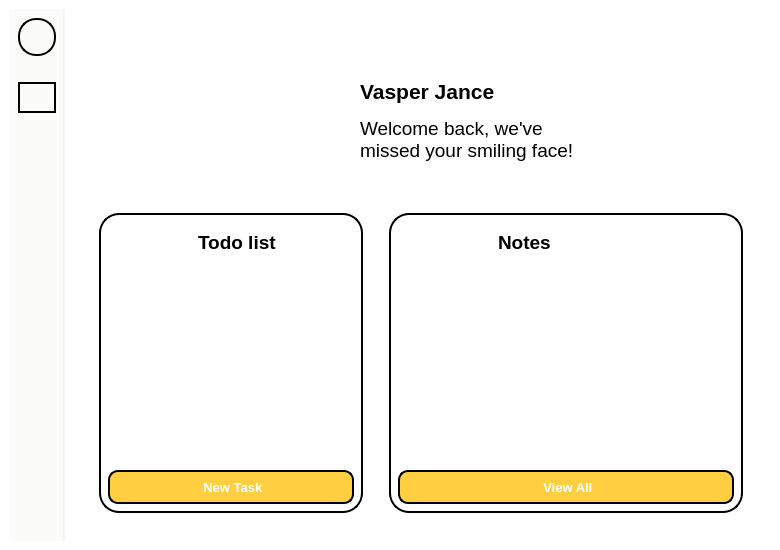
<?xml version="1.0" encoding="UTF-8"?>
<ui version="4.0">
 <class>MainWindow</class>
 <widget class="QMainWindow" name="MainWindow">
  <property name="geometry">
   <rect>
    <x>0</x>
    <y>0</y>
    <width>780</width>
    <height>550</height>
   </rect>
  </property>
  <property name="minimumSize">
   <size>
    <width>780</width>
    <height>550</height>
   </size>
  </property>
  <property name="windowTitle">
   <string>MainWindow</string>
  </property>
  <property name="styleSheet">
   <string notr="true">padding: 0px;
border: 0px;
background-color: white;</string>
  </property>
  <widget class="QWidget" name="centralwidget">
   <layout class="QHBoxLayout" name="horizontalLayout">
    <item>
     <widget class="QWidget" name="widget" native="true">
      <property name="styleSheet">
       <string notr="true">max-width: 54px;
background-color: #FBFBFA;
border-right: 2px solid #F5F5F4;
padding: 0px;
margin: 0px;</string>
      </property>
      <layout class="QVBoxLayout" name="verticalLayout_2">
       <item>
        <widget class="QLabel" name="label_12">
         <property name="font">
          <font>
           <pointsize>10</pointsize>
           <weight>75</weight>
           <bold>true</bold>
          </font>
         </property>
         <property name="styleSheet">
          <string notr="true">min-height: 34px;
max-height: 34px;
min-width: 34px;
max-width: 34px;
border: 2px solid black;
border-radius: 18px;</string>
         </property>
         <property name="text">
          <string/>
         </property>
         <property name="pixmap">
          <pixmap>../Image/icon.png</pixmap>
         </property>
         <property name="scaledContents">
          <bool>true</bool>
         </property>
         <property name="alignment">
          <set>Qt::AlignCenter</set>
         </property>
        </widget>
       </item>
       <item>
        <widget class="QLabel" name="label_5">
         <property name="styleSheet">
          <string notr="true">border: 0px;</string>
         </property>
         <property name="text">
          <string/>
         </property>
        </widget>
       </item>
       <item>
        <widget class="QLabel" name="label_2">
         <property name="font">
          <font>
           <pointsize>10</pointsize>
           <weight>75</weight>
           <bold>true</bold>
          </font>
         </property>
         <property name="styleSheet">
          <string notr="true">max-height: 22px;
border: 2px solid black;
padding: 6px;
border-radius: 18px;</string>
         </property>
         <property name="text">
          <string/>
         </property>
         <property name="pixmap">
          <pixmap>../Image/home_a.png</pixmap>
         </property>
         <property name="scaledContents">
          <bool>true</bool>
         </property>
         <property name="alignment">
          <set>Qt::AlignCenter</set>
         </property>
        </widget>
       </item>
       <item>
        <widget class="QLabel" name="label_3">
         <property name="font">
          <font>
           <pointsize>10</pointsize>
           <weight>75</weight>
           <bold>true</bold>
          </font>
         </property>
         <property name="styleSheet">
          <string notr="true">QLabel{
	max-height: 22px;
	border: 2px solid #FBFBFA;
	padding: 6px;
	border-radius: 18px;
}

QLabel:hover{
	max-height: 22px;
	border: 2px solid gray;
	padding: 6px;
	border-radius: 18px;
}</string>
         </property>
         <property name="text">
          <string/>
         </property>
         <property name="pixmap">
          <pixmap>../Image/notes_d.png</pixmap>
         </property>
         <property name="scaledContents">
          <bool>true</bool>
         </property>
         <property name="alignment">
          <set>Qt::AlignCenter</set>
         </property>
        </widget>
       </item>
       <item>
        <widget class="QLabel" name="label_4">
         <property name="font">
          <font>
           <pointsize>10</pointsize>
           <weight>75</weight>
           <bold>true</bold>
          </font>
         </property>
         <property name="styleSheet">
          <string notr="true">QLabel{
	max-height: 22px;
	border: 2px solid #FBFBFA;
	padding: 6px;
	border-radius: 18px;
}

QLabel:hover{
	max-height: 22px;
	border: 2px solid gray;
	padding: 6px;
	border-radius: 18px;
}</string>
         </property>
         <property name="text">
          <string/>
         </property>
         <property name="pixmap">
          <pixmap>../Image/chat_d.png</pixmap>
         </property>
         <property name="scaledContents">
          <bool>true</bool>
         </property>
         <property name="alignment">
          <set>Qt::AlignCenter</set>
         </property>
        </widget>
       </item>
       <item>
        <widget class="QLabel" name="label_14">
         <property name="font">
          <font>
           <pointsize>10</pointsize>
           <weight>75</weight>
           <bold>true</bold>
          </font>
         </property>
         <property name="styleSheet">
          <string notr="true">QLabel{
	max-height: 22px;
	border: 2px solid #FBFBFA;
	padding: 6px;
	border-radius: 18px;
}

QLabel:hover{
	max-height: 22px;
	border: 2px solid gray;
	padding: 6px;
	border-radius: 18px;
}</string>
         </property>
         <property name="text">
          <string/>
         </property>
         <property name="pixmap">
          <pixmap>../Image/search_d.png</pixmap>
         </property>
         <property name="scaledContents">
          <bool>true</bool>
         </property>
         <property name="alignment">
          <set>Qt::AlignCenter</set>
         </property>
        </widget>
       </item>
       <item>
        <spacer name="verticalSpacer">
         <property name="orientation">
          <enum>Qt::Vertical</enum>
         </property>
         <property name="sizeHint" stdset="0">
          <size>
           <width>20</width>
           <height>40</height>
          </size>
         </property>
        </spacer>
       </item>
       <item>
        <widget class="QLabel" name="label_6">
         <property name="font">
          <font>
           <pointsize>10</pointsize>
           <weight>75</weight>
           <bold>true</bold>
          </font>
         </property>
         <property name="styleSheet">
          <string notr="true">QLabel{
	max-height: 22px;
	border: 2px solid #FBFBFA;
	padding: 6px;
	border-radius: 18px;
}

QLabel:hover{
	max-height: 22px;
	border: 2px solid gray;
	padding: 6px;
	border-radius: 18px;
}</string>
         </property>
         <property name="text">
          <string/>
         </property>
         <property name="pixmap">
          <pixmap>../Image/about_b.png</pixmap>
         </property>
         <property name="scaledContents">
          <bool>true</bool>
         </property>
         <property name="alignment">
          <set>Qt::AlignCenter</set>
         </property>
        </widget>
       </item>
       <item>
        <widget class="QLabel" name="label_13">
         <property name="font">
          <font>
           <pointsize>10</pointsize>
           <weight>75</weight>
           <bold>true</bold>
          </font>
         </property>
         <property name="styleSheet">
          <string notr="true">QLabel{
	max-height: 22px;
	border: 2px solid #FBFBFA;
	padding: 6px;
	border-radius: 18px;
}

QLabel:hover{
	max-height: 22px;
	border: 2px solid gray;
	padding: 6px;
	border-radius: 18px;
}</string>
         </property>
         <property name="text">
          <string/>
         </property>
         <property name="pixmap">
          <pixmap>../Image/log_out.png</pixmap>
         </property>
         <property name="scaledContents">
          <bool>true</bool>
         </property>
         <property name="alignment">
          <set>Qt::AlignCenter</set>
         </property>
        </widget>
       </item>
      </layout>
     </widget>
    </item>
    <item>
     <widget class="QWidget" name="widget_2" native="true">
      <property name="styleSheet">
       <string notr="true">padding: 0px;
border: 0px;</string>
      </property>
      <layout class="QVBoxLayout" name="verticalLayout">
       <item>
        <widget class="QWidget" name="widget_5" native="true">
         <property name="styleSheet">
          <string notr="true">margin-top: 20px;
min-height: 150px;
max-height: 150px;</string>
         </property>
         <layout class="QHBoxLayout" name="horizontalLayout_2">
          <item>
           <spacer name="horizontalSpacer">
            <property name="orientation">
             <enum>Qt::Horizontal</enum>
            </property>
            <property name="sizeHint" stdset="0">
             <size>
              <width>40</width>
              <height>20</height>
             </size>
            </property>
           </spacer>
          </item>
          <item>
           <widget class="QLabel" name="label_7">
            <property name="styleSheet">
             <string notr="true">max-width: 120px;
min-width: 120px;
max-height: 120px;
min-height: 120px;</string>
            </property>
            <property name="text">
             <string/>
            </property>
            <property name="pixmap">
             <pixmap>../Image/welcome.png</pixmap>
            </property>
            <property name="scaledContents">
             <bool>true</bool>
            </property>
           </widget>
          </item>
          <item>
           <widget class="QWidget" name="widget_6" native="true">
            <property name="styleSheet">
             <string notr="true">max-height: 120px;
min-height: 120px;</string>
            </property>
            <layout class="QVBoxLayout" name="verticalLayout_3">
             <item>
              <widget class="QTextBrowser" name="textBrowser">
               <property name="styleSheet">
                <string notr="true">min-width: 250px;</string>
               </property>
               <property name="html">
                <string>&lt;!DOCTYPE HTML PUBLIC &quot;-//W3C//DTD HTML 4.0//EN&quot; &quot;http://www.w3.org/TR/REC-html40/strict.dtd&quot;&gt;
&lt;html&gt;&lt;head&gt;&lt;meta name=&quot;qrichtext&quot; content=&quot;1&quot; /&gt;&lt;style type=&quot;text/css&quot;&gt;
p, li { white-space: pre-wrap; }
&lt;/style&gt;&lt;/head&gt;&lt;body style=&quot; font-family:'MS Shell Dlg 2'; font-size:8.25pt; font-weight:400; font-style:normal;&quot;&gt;
&lt;p style=&quot;-qt-paragraph-type:empty; margin-top:0px; margin-bottom:0px; margin-left:0px; margin-right:0px; -qt-block-indent:0; text-indent:0px; font-family:'Segoe UI ';&quot;&gt;&lt;br /&gt;&lt;/p&gt;
&lt;p style=&quot; margin-top:0px; margin-bottom:0px; margin-left:0px; margin-right:0px; -qt-block-indent:0; text-indent:0px;&quot;&gt;&lt;span style=&quot; font-family:'Segoe UI '; font-size:16pt; font-weight:600;&quot;&gt;Vasper Jance&lt;/span&gt;&lt;/p&gt;
&lt;p style=&quot;-qt-paragraph-type:empty; margin-top:0px; margin-bottom:0px; margin-left:0px; margin-right:0px; -qt-block-indent:0; text-indent:0px; font-family:'Segoe UI '; font-size:8pt; font-weight:600;&quot;&gt;&lt;br /&gt;&lt;/p&gt;
&lt;p style=&quot; margin-top:0px; margin-bottom:0px; margin-left:0px; margin-right:0px; -qt-block-indent:0; text-indent:0px;&quot;&gt;&lt;span style=&quot; font-family:'Segoe UI '; font-size:14pt;&quot;&gt;Welcome back, we've missed your smiling face!&lt;/span&gt;&lt;/p&gt;&lt;/body&gt;&lt;/html&gt;</string>
               </property>
              </widget>
             </item>
            </layout>
           </widget>
          </item>
          <item>
           <spacer name="horizontalSpacer_2">
            <property name="orientation">
             <enum>Qt::Horizontal</enum>
            </property>
            <property name="sizeHint" stdset="0">
             <size>
              <width>40</width>
              <height>20</height>
             </size>
            </property>
           </spacer>
          </item>
         </layout>
        </widget>
       </item>
       <item>
        <widget class="QWidget" name="widget_4" native="true">
         <property name="styleSheet">
          <string notr="true"/>
         </property>
         <layout class="QHBoxLayout" name="horizontalLayout_5">
          <item>
           <widget class="QWidget" name="widget_3" native="true">
            <property name="styleSheet">
             <string notr="true">border: 2px solid black;
border-radius: 20px;
margin: 10px;
max-width: 260%;</string>
            </property>
            <layout class="QVBoxLayout" name="verticalLayout_4">
             <item>
              <widget class="QWidget" name="widget_7" native="true">
               <property name="styleSheet">
                <string notr="true">border: 0px;
margin-bottom: 0px;</string>
               </property>
               <layout class="QHBoxLayout" name="horizontalLayout_3">
                <item>
                 <widget class="QLabel" name="label_8">
                  <property name="styleSheet">
                   <string notr="true">max-width: 50px;
max-height: 50px;</string>
                  </property>
                  <property name="text">
                   <string/>
                  </property>
                  <property name="pixmap">
                   <pixmap>../Image/todo.png</pixmap>
                  </property>
                  <property name="scaledContents">
                   <bool>true</bool>
                  </property>
                 </widget>
                </item>
                <item>
                 <widget class="QLabel" name="label_9">
                  <property name="font">
                   <font>
                    <family>Segoe UI</family>
                    <pointsize>14</pointsize>
                    <weight>75</weight>
                    <bold>true</bold>
                   </font>
                  </property>
                  <property name="text">
                   <string>Todo list</string>
                  </property>
                 </widget>
                </item>
               </layout>
              </widget>
             </item>
             <item>
              <widget class="QListWidget" name="listWidget">
               <property name="font">
                <font>
                 <pointsize>13</pointsize>
                </font>
               </property>
               <property name="styleSheet">
                <string notr="true">QListWidget{
	border: 0px;
	margin-top: 0px;
}

QListWidget::item {
	height: 35px;
}

QListWidget::item::hover{
	height: 35px;
	background-color: white;
	color: black;
}

QListWidget::item::pressed{
	height: 35px;
	background-color: white;
	color: black;
}

QListWidget::item::selected{
	height: 35px;
	background-color: #F4F4F4;
	color: black;
	border-radius: 5px;
}</string>
               </property>
               <property name="verticalScrollBarPolicy">
                <enum>Qt::ScrollBarAlwaysOff</enum>
               </property>
               <property name="horizontalScrollBarPolicy">
                <enum>Qt::ScrollBarAlwaysOff</enum>
               </property>
              </widget>
             </item>
             <item>
              <widget class="QPushButton" name="pushButton_6">
               <property name="font">
                <font>
                 <family>Segoe UI</family>
                 <pointsize>10</pointsize>
                 <weight>75</weight>
                 <bold>true</bold>
                </font>
               </property>
               <property name="styleSheet">
                <string notr="true">QPushButton{
	border: 2px solid black;
	height: 30px;
	border-radius: 10px;
	background-color: #FFCE41;
	color: white;
}

QPushButton::hover{
	border: 3px solid black;
	height: 30px;
	border-radius: 10px;
	background-color: #FFCE41;
}

QPushButton::pressed{
	border: 3px solid black;
	height: 30px;
	border-radius: 10px;
	background-color: rgb(234, 188, 59);
}</string>
               </property>
               <property name="text">
                <string> New Task</string>
               </property>
               <property name="icon">
                <iconset>
                 <normaloff>../Image/new.png</normaloff>../Image/new.png</iconset>
               </property>
               <property name="iconSize">
                <size>
                 <width>16</width>
                 <height>16</height>
                </size>
               </property>
              </widget>
             </item>
            </layout>
           </widget>
          </item>
          <item>
           <widget class="QWidget" name="widget_8" native="true">
            <property name="styleSheet">
             <string notr="true">border: 2px solid black;
border-radius: 20px;
margin: 10px;</string>
            </property>
            <layout class="QVBoxLayout" name="verticalLayout_5">
             <item>
              <widget class="QWidget" name="widget_9" native="true">
               <property name="styleSheet">
                <string notr="true">border: 0px;
margin-bottom: 0px;</string>
               </property>
               <layout class="QHBoxLayout" name="horizontalLayout_4">
                <item>
                 <widget class="QLabel" name="label_10">
                  <property name="styleSheet">
                   <string notr="true">max-width: 60px;
max-height: 50px;</string>
                  </property>
                  <property name="text">
                   <string/>
                  </property>
                  <property name="pixmap">
                   <pixmap>../Image/all_note.png</pixmap>
                  </property>
                  <property name="scaledContents">
                   <bool>true</bool>
                  </property>
                 </widget>
                </item>
                <item>
                 <widget class="QLabel" name="label_11">
                  <property name="font">
                   <font>
                    <family>Segoe UI</family>
                    <pointsize>14</pointsize>
                    <weight>75</weight>
                    <bold>true</bold>
                   </font>
                  </property>
                  <property name="text">
                   <string>Notes</string>
                  </property>
                 </widget>
                </item>
               </layout>
              </widget>
             </item>
             <item>
              <widget class="QListWidget" name="listWidget_2">
               <property name="font">
                <font>
                 <pointsize>13</pointsize>
                </font>
               </property>
               <property name="styleSheet">
                <string notr="true">QListWidget{
	border: 0px;
	margin-top: 0px;
}

QListWidget::item {
	height: 40px;
	padding: 5px;
	padding-left: 10px;
	background-color: white;
	border-radius: 10px;
	color: black;
}

QListWidget::item::hover{
	height: 40px;
	padding: 5px;
	padding-left: 10px;
	background-color: #F4F4F4;
	border-radius: 10px;
	color: black;
}

QListWidget::item::pressed{
	height: 40px;
	padding: 5px;
	padding-left: 10px;
	background-color: #F4F4F4;
	border-radius: 10px;
	color: black;
}</string>
               </property>
               <property name="verticalScrollBarPolicy">
                <enum>Qt::ScrollBarAlwaysOff</enum>
               </property>
               <property name="horizontalScrollBarPolicy">
                <enum>Qt::ScrollBarAlwaysOff</enum>
               </property>
              </widget>
             </item>
             <item>
              <widget class="QPushButton" name="pushButton_2">
               <property name="font">
                <font>
                 <family>Segoe UI</family>
                 <pointsize>10</pointsize>
                 <weight>75</weight>
                 <bold>true</bold>
                </font>
               </property>
               <property name="styleSheet">
                <string notr="true">QPushButton{
	border: 2px solid black;
	height: 30px;
	border-radius: 10px;
	background-color: #FFCE41;
	color: white;
}

QPushButton::hover{
	border: 3px solid black;
	height: 30px;
	border-radius: 10px;
	background-color: #FFCE41;
}

QPushButton::pressed{
	border: 3px solid black;
	height: 30px;
	border-radius: 10px;
	background-color: rgb(234, 188, 59);
}</string>
               </property>
               <property name="text">
                <string> View All</string>
               </property>
               <property name="icon">
                <iconset>
                 <normaloff>../Image/all_note_view.png</normaloff>../Image/all_note_view.png</iconset>
               </property>
               <property name="iconSize">
                <size>
                 <width>18</width>
                 <height>16</height>
                </size>
               </property>
              </widget>
             </item>
            </layout>
           </widget>
          </item>
         </layout>
        </widget>
       </item>
      </layout>
     </widget>
    </item>
   </layout>
  </widget>
 </widget>
 <resources/>
 <connections/>
</ui>
